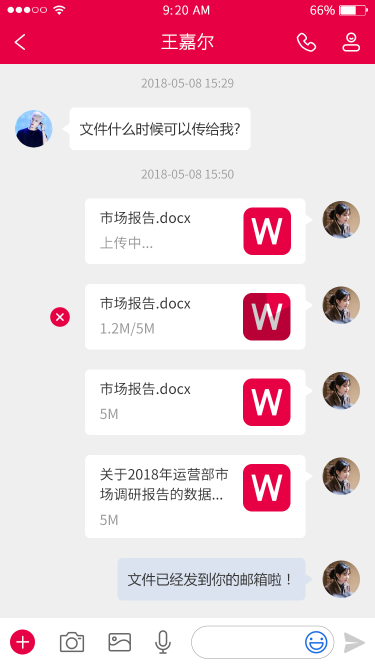
//> input picture MarkOpenCV/x64/Debug/image/test2.jpg, 750 x 1334 px (shown at 1/2 size)
$ ./MarkUtil   (built with g++ and OpenCV 4)
//> lines starting //> are read from the running program, lines starting //| are printed output that depends on the picture; after the words box and inside, x2 and y2 are one past the last pixel; in counts of white or black regions, pixels touching at a corner belong together
#include "stdio.h"
#include "opencv/cv.h"
#include "opencv/highgui.h"
#include <opencv2/opencv.hpp>
#include <tchar.h>
#include <iostream>
#include <fstream>
#include <string.h>
#include <math.h>
#include <list>

#define cvQueryHistValue_2D( hist, idx0, idx1 )   cvGetReal2D( (hist)->bins, (idx0), (idx1) )


using namespace std;
using namespace cv;

string intToString(int v);
int changeSize(int oldSize);
int changeSizeForAndroid(int oldSize);
CvScalar getMainColor(IplImage *src);
bool Screenshot(IplImage* src, IplImage* dst, CvRect rect);
string RGBToHexadecimal(int R, int G, int B);
string DecimalToHexadecimal(int dec);
CvScalar DCD(IplImage* src);
bool hasCross(Rect rectOne, Rect rectTwo);
bool hasCrossOnXAndY(Rect rectOne, Rect rectTwo);


int main(int argc, char** argv)
{
	 // [7 lines of commented-out code are left out]


	string path = "C:/AllFiles/VisualStudioWorkspace/MarkOpenCV/MarkOpenCV/x64/Debug/image/test2.jpg";
	Mat image = imread(path, 1);
//> image is the input picture: 1334 rows x 750 cols, CV_8UC3; mean B, G, R 216.3, 207.5, 235.8
	IplImage imageForWidth = IplImage(image);
	int imageWidth = imageForWidth.width;

	// 灰度图
	Mat gray_image;
	cvtColor(image, gray_image, CV_BGR2GRAY);
	imwrite("grayImage.jpg", gray_image);

	// 二值化：局部自适应二值化函数
	Mat binary_image;
	adaptiveThreshold(gray_image, binary_image, 255, CV_ADAPTIVE_THRESH_MEAN_C, CV_THRESH_BINARY_INV, 17, 15);
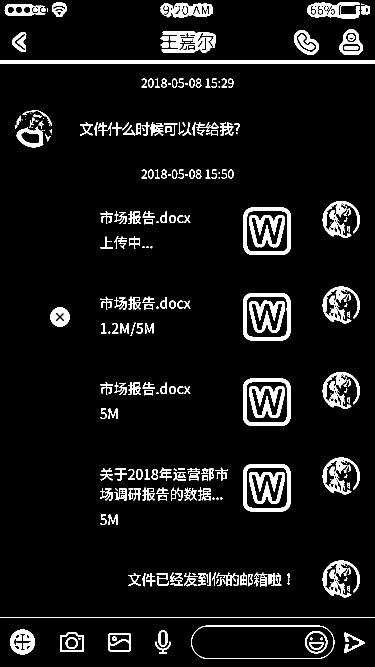
//> binary_image: 1334 rows x 750 cols, CV_8UC1 (shown at 1/2 size); 7.2% white; 311 white regions (80 under 20 px), largest, box (x1, y1, x2, y2) and area: (0, 121, 750, 128) 5250, (323, 62, 432, 106) 2583, (486, 586, 581, 681) 2354
	imwrite("binaryImage.jpg", binary_image);

	// 横向膨胀
	Mat element = getStructuringElement(MORPH_RECT, Size(binary_image.cols / 50, 1));
	Mat dilateImage;
	dilate(binary_image, dilateImage, element);
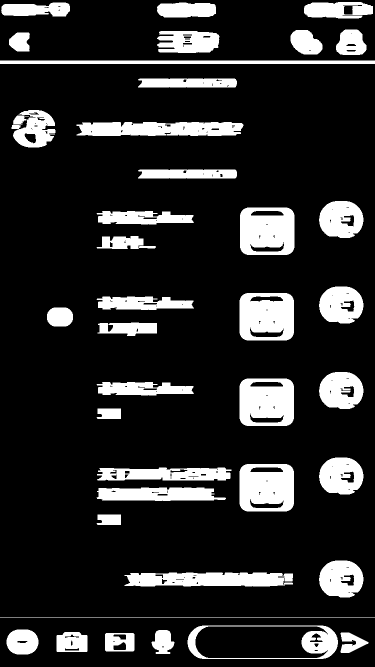
//> dilateImage: 1334 rows x 750 cols, CV_8UC1 (shown at 1/2 size); 16% white; 40 white regions
	imwrite("dilateImage.jpg", dilateImage);

	vector<vector<Point>> contours;
	vector<Vec4i> hierarchy;
	findContours(dilateImage, contours, hierarchy, CV_RETR_EXTERNAL, CV_CHAIN_APPROX_NONE);//CV_RETR_EXTERNAL只检测外部轮廓，可根据自身需求进行调整
//> contours = 40 contours, 1 with area under 20; largest, box (x1, y1, x2, y2) and area: (375, 1251, 676, 1318) 18831, (479, 928, 588, 1023) 9896, (479, 757, 588, 852) 9896, (479, 586, 588, 681) 9896, (480, 415, 589, 510) 9896

	Mat contoursImage(dilateImage.rows, dilateImage.cols, CV_8U, Scalar(255));
	int index = 0;
	vector<Rect> listBigRects;
	for (; index >= 0; index = hierarchy[index][0]) {
		cv::Scalar color(rand() & 255, rand() & 255, rand() & 255);
		// 检测外轮廓
		Rect rect = boundingRect(contours[index]);

		// 添加到列表中，用于做横向标注
		listBigRects.push_back(rect);

		//对外轮廓加矩形框
		//rectangle(contoursImage, rect, Scalar(0, 0, 255), 3);

		int height = rect.height;
		// 假如宽超过高的1.5倍，就当做是文本，需要作转换
		if (height * 1.5f < rect.width)
		{
			if (imageWidth == 750)
			{
				height = changeSize(height);
			}
			else if (imageWidth == 1080)
			{
				height = changeSizeForAndroid(height);
			}
		}
		string pxText = intToString(height) + "px";
		cv::Point point;//特征点，用以画在图像中
		point.x = rect.x + rect.width - 20;//特征点在图像中横坐标
		point.y = rect.y - 10;//特征点在图像中纵坐标
		putText(image, pxText, point, cv::FONT_HERSHEY_SIMPLEX, 0.5, cv::Scalar(0, 255, 0), 2);

		// 画线
		cv::Point pointOne;//特征点，用以画在图像中
		pointOne.x = rect.x + rect.width;//特征点在图像中横坐标
		pointOne.y = rect.y;//特征点在图像中纵坐标
		cv::Point pointTwo;//特征点，用以画在图像中
		pointTwo.x = rect.x + rect.width;//特征点在图像中横坐标
		pointTwo.y = rect.y + rect.height;//特征点在图像中纵坐标
		line(image, pointOne, pointTwo, Scalar(0, 255, 0), 1);
	}
//> this loop made 40 passes
//> (rect, height, buf in intToString, str in intToString, pxText) on passes 1 to 8: (Rect(210, 1266, 59, 37), 36, "36", "36", "36px"), (Rect(681, 1265, 56, 41), 41, "41", "41", "41px"), (Rect(113, 1264, 62, 40), 36, "36", "36", "36px"), (Rect(303, 1260, 46, 48), 48, "48", "48", "48px"), (Rect(13, 1259, 64, 50), 50, "50", "50", "50px"), (Rect(375, 1251, 301, 67), 36, "36", "36", "36px"), (Rect(0, 1234, 750, 1), 22, "22", "22", "22px"), (Rect(249, 1145, 337, 28), 28, "28", "28", "28px")
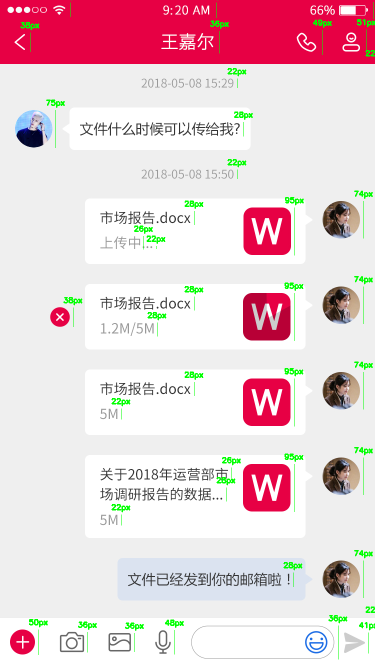
//> image: 1334 rows x 750 cols, CV_8UC3 (shown at 1/2 size); mean B, G, R 213.4, 208, 232.8
//> after the loop, index = -1

	imwrite("contours_image.jpg", contoursImage);
	imwrite("mark_image.jpg", image);


	/*
		==================================================================================
		标注边距
	*/
	Mat imageTwo = imread(path, 1);


	// 灰度图
	Mat gray_imageTwo;
	cvtColor(imageTwo, gray_imageTwo, CV_BGR2GRAY);
	imwrite("grayImage.jpg", gray_imageTwo);

	// //模糊
	//Mat blur_imageTwo;
	//blur(gray_imageTwo, blur_imageTwo, Size(3, 3));
	//imwrite("2.jpg", blur_imageTwo);

	// 二值化：局部自适应二值化函数
	Mat binary_imageTwo;
	adaptiveThreshold(gray_imageTwo, binary_imageTwo, 255, CV_ADAPTIVE_THRESH_MEAN_C, CV_THRESH_BINARY_INV, 17, 15);
	imwrite("binaryImageTwo.jpg", binary_imageTwo);

	// 纵向膨胀
	Mat elementTwo = getStructuringElement(MORPH_RECT, Size(1, binary_imageTwo.rows /  70));
	Mat dilateImageTwo;
	dilate(binary_imageTwo, dilateImageTwo, elementTwo);
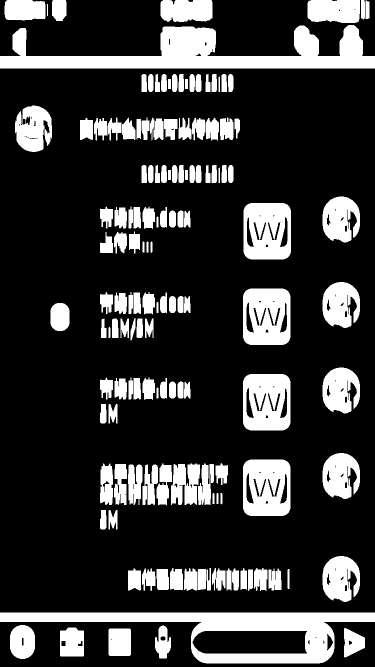
//> dilateImageTwo: 1334 rows x 750 cols, CV_8UC1 (shown at 1/2 size); 21.9% white; 141 white regions
	imwrite("dilateImageTwo.jpg", dilateImageTwo);

	//// 去噪：中值滤波
	//Mat de_noiseTwo = binary_imageTwo.clone();
	//medianBlur(binary_imageTwo, de_noiseTwo, 5);
	//imwrite("4.jpg", de_noiseTwo);

	vector<vector<Point>> contoursTwo;
	vector<Vec4i> hierarchyTwo;
	findContours(dilateImageTwo, contoursTwo, hierarchyTwo, CV_RETR_EXTERNAL, CV_CHAIN_APPROX_NONE);//CV_RETR_EXTERNAL只检测外部轮廓，可根据自身需求进行调整
//> contoursTwo = 141 contours; largest, box (x1, y1, x2, y2) and area: (0, 1225, 750, 1327) 36314, (0, 50, 750, 137) 30034, (486, 919, 581, 1032) 10272, (486, 748, 581, 861) 10272, (486, 577, 581, 690) 10272

	Mat contoursImageTwo(dilateImageTwo.rows, dilateImageTwo.cols, CV_8U, Scalar(255));
	int indexTwo = 0;
	vector<Rect> listRects;
	for (; indexTwo >= 0; indexTwo = hierarchyTwo[indexTwo][0]) {
		cv::Scalar color(rand() & 255, rand() & 255, rand() & 255);
		// 检测外轮廓
		Rect rect = boundingRect(contoursTwo[indexTwo]);
		listRects.push_back(rect);
		//对外轮廓加矩形框
		rectangle(contoursImageTwo, rect, Scalar(0, 0, 255), 3);
	}
//> this loop made 141 passes
//> rect on passes 1 to 8: Rect(217, 1257, 45, 55), Rect(688, 1256, 42, 59), Rect(120, 1255, 48, 58), Rect(310, 1251, 32, 66), Rect(20, 1250, 50, 68), Rect(0, 1225, 750, 102), Rect(496, 1139, 10, 43), Rect(575, 1138, 4, 40)
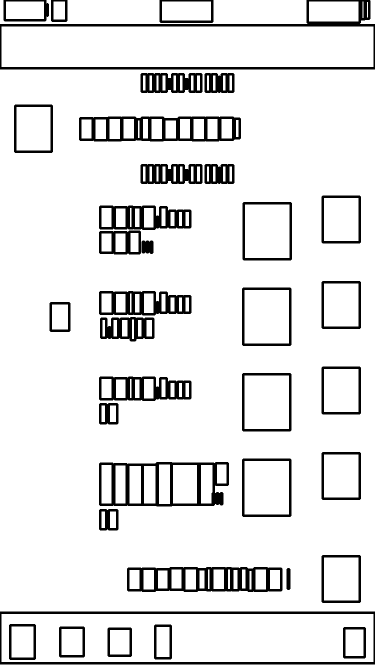
//> contoursImageTwo: 1334 rows x 750 cols, CV_8UC1 (shown at 1/2 size); 90.1% white; 37 black regions, largest, box (x1, y1, x2, y2) and area: (0, 0, 750, 139) 9888, (0, 1223, 750, 1329) 8076, (198, 924, 458, 1013) 7450
//> after the loop, indexTwo = -1; listRects = 141 Rects (x, y, width, height), first 8: [217, 1257, 45, 55], [688, 1256, 42, 59], [120, 1255, 48, 58], [310, 1251, 32, 66], [20, 1250, 50, 68], [0, 1225, 750, 102], [496, 1139, 10, 43], [575, 1138, 4, 40]

	/*
		=====================================================================================
		绘制边界
	*/

	// 查找
	vector<Rect> elementOnEdge;
	for (int i = 0; i < listBigRects.size(); i++)
	{
		Rect rect;
		for (int j = 0; j < listRects.size(); j++)
		{
			if (hasCrossOnXAndY(listBigRects[i], listRects[j]))
			{
				// 空状态，则直接保存
				if (rect.x == 0 && rect.y == 0 && rect.width == 0 && rect.height == 0)
				{
					rect = listRects[j];
				}
				else
				{
					if (listBigRects[i].x <= imageWidth / 2)
					{
						if (rect.x > listRects[j].x)
						{
							rect = listRects[j];
						}
					}
					else
					{
						if ((rect.x + rect.width) < (listRects[j].x + listRects[j].width))
						{
							rect = listRects[j];
						}
					}
				}
			}
		}
		elementOnEdge.push_back(rect);
	}
//> this loop made 40 passes


	/*
		===================================================================================
		绘制最边的元素边距
	*/
	vector<Rect> leftEdgeRects; // 保存所有最左边的元素
	vector<Rect> rightEdgeRects; // 保存所有最右边的元素
	for (int i = 0; i < elementOnEdge.size(); i++)
	{
		bool hasLeftElement = false;
		bool hasRightElement = false;

		for (int j = 0; j < elementOnEdge.size(); j++)
		{
			if (hasCross(elementOnEdge[i], elementOnEdge[j]))
			{
				if (elementOnEdge[i].x <= imageWidth / 2)
				{
					if (elementOnEdge[j].x < elementOnEdge[i].x)
					{
						hasLeftElement = true;
					}
				}
				else
				{
					if ((elementOnEdge[j].x + elementOnEdge[j].width) >(elementOnEdge[i].x + elementOnEdge[i].width))
					{
						hasRightElement = true;
					}
				}
			}
		}

		if (!hasLeftElement && elementOnEdge[i].x <= imageWidth / 2)
		{
			leftEdgeRects.push_back(elementOnEdge[i]);
			// 画线
			cv::Point pointOne;//特征点，用以画在图像中
			pointOne.x = 0;//特征点在图像中横坐标
			pointOne.y = elementOnEdge[i].y + elementOnEdge[i].height / 2;//特征点在图像中纵坐标
			cv::Point pointTwo;//特征点，用以画在图像中
			pointTwo.x = elementOnEdge[i].x;//特征点在图像中横坐标
			pointTwo.y = elementOnEdge[i].y + elementOnEdge[i].height / 2;//特征点在图像中纵坐标
			line(image, pointOne, pointTwo, Scalar(0, 0, 255), 1);

			string pxText = intToString(elementOnEdge[i].x) + "px";
			cv::Point point;//特征点，用以画在图像中
			point.x = pointOne.x;//特征点在图像中横坐标
			point.y = elementOnEdge[i].y + elementOnEdge[i].height / 2 - 20;//特征点在图像中纵坐标
			putText(image, pxText, point, cv::FONT_HERSHEY_SIMPLEX, 0.5, cv::Scalar(0, 0, 255), 2);
		}

		if (!hasRightElement && elementOnEdge[i].x > imageWidth / 2)
		{
			rightEdgeRects.push_back(elementOnEdge[i]);
			// 画线
			cv::Point pointOne;//特征点，用以画在图像中
			pointOne.x = elementOnEdge[i].x + elementOnEdge[i].width;//特征点在图像中横坐标
			pointOne.y = elementOnEdge[i].y + elementOnEdge[i].height / 2;//特征点在图像中纵坐标
			cv::Point pointTwo;//特征点，用以画在图像中
			pointTwo.x = imageWidth;//特征点在图像中横坐标
			pointTwo.y = elementOnEdge[i].y + elementOnEdge[i].height / 2;//特征点在图像中纵坐标
			line(image, pointOne, pointTwo, Scalar(0, 0, 255), 1);

			int width = imageWidth - elementOnEdge[i].x - elementOnEdge[i].width;
			string pxText = intToString(width) + "px";
			cv::Point point;//特征点，用以画在图像中
			point.x = pointOne.x;//特征点在图像中横坐标
			point.y = elementOnEdge[i].y + elementOnEdge[i].height / 2 - 20;//特征点在图像中纵坐标
			putText(image, pxText, point, cv::FONT_HERSHEY_SIMPLEX, 0.5, cv::Scalar(0, 0, 255), 2);
		}
	}
//> this loop made 40 passes
//> (hasLeftElement, hasRightElement, width, buf in intToString, str in intToString, pxText) on passes 9, 14, 18, 23, 28, 40: (false, false, 30, "30", "30", "30px"), (false, false, 30, "30", "30", "30px"), (false, false, 30, "30", "30", "30px"), (false, false, 30, "30", "30", "30px"), (false, false, 30, "30", "30", "30px"), (false, false, 11, "11", "11", "11px")
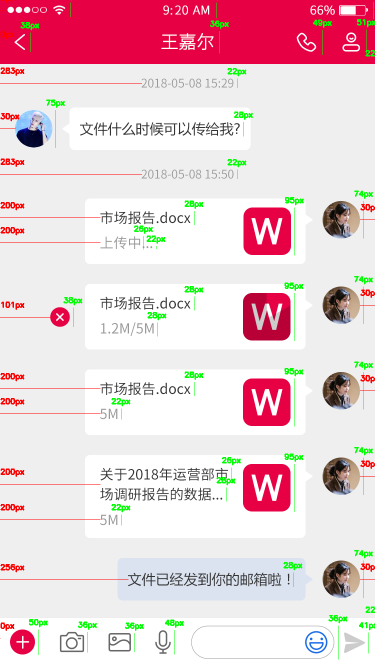
//> image: 1334 rows x 750 cols, CV_8UC3 (shown at 1/2 size); mean B, G, R 211.5, 206.1, 232.9

	/*
		==================================================================================
		绘制中间的元素边距
	*/
	for (int i = 0; i < elementOnEdge.size(); i++)
	{
		// 剔除最边元素
		bool isLeftElement = false;
		for (int left = 0; left < leftEdgeRects.size(); left++)
		{
			if (elementOnEdge[i].x == leftEdgeRects[left].x && elementOnEdge[i].y == leftEdgeRects[left].y &&elementOnEdge[i].width == leftEdgeRects[left].width &&elementOnEdge[i].height == leftEdgeRects[left].height)
			{
				isLeftElement = true;
				break;
			}
		}
		if (isLeftElement)
		{
			continue;
		}
		bool isRightElement = false;
		for (int right = 0; right < rightEdgeRects.size(); right++)
		{
			if (elementOnEdge[i].x == rightEdgeRects[right].x && elementOnEdge[i].y == rightEdgeRects[right].y &&elementOnEdge[i].width == rightEdgeRects[right].width &&elementOnEdge[i].height == rightEdgeRects[right].height)
			{
				isRightElement = true;
				break;
			}
		}
		if (isRightElement)
		{
			continue;
		}

		// 判断旁边是否有小于5像素的元素
		int x = 0;
		for (int j = 0; j < elementOnEdge.size(); j++)
		{
			if (i == j)
			{
				continue;
			}
			if (hasCross(elementOnEdge[i], elementOnEdge[j]))
			{
				if (elementOnEdge[i].x <= imageWidth / 2)
				{
					// 查找左边是否有元素：1、x轴坐标需要大于左边元素的right   2、y轴需要有交叉   3、x轴的长度要大于5
					if (elementOnEdge[j].x + elementOnEdge[j].width < elementOnEdge[i].x && (elementOnEdge[i].x - elementOnEdge[j].x - elementOnEdge[j].width) > 10)
					{
						x = elementOnEdge[j].x + elementOnEdge[j].width;
					}
				}
				else
				{
					// 查找右边是否有元素：1、元素的right需要小于其他元素的x轴   2、y轴需要有交叉   3、x轴的长度要大于5
					if (elementOnEdge[j].x >(elementOnEdge[i].x + elementOnEdge[i].width) && (elementOnEdge[j].x - elementOnEdge[i].x - elementOnEdge[i].width) > 10)
					{
						x = elementOnEdge[j].x;
					}
				}
			}
		}

		if (elementOnEdge[i].x <= imageWidth / 2)
		{
			cv::Point pointOne;//特征点，用以画在图像中
			pointOne.x = x;//特征点在图像中横坐标
			pointOne.y = elementOnEdge[i].y + elementOnEdge[i].height / 2;//特征点在图像中纵坐标
			cv::Point pointTwo;//特征点，用以画在图像中
			pointTwo.x = elementOnEdge[i].x;//特征点在图像中横坐标
			pointTwo.y = elementOnEdge[i].y + elementOnEdge[i].height / 2;//特征点在图像中纵坐标
			line(image, pointOne, pointTwo, Scalar(0, 0, 255), 1);

			int width = elementOnEdge[i].x - x;
			string pxText = intToString(width) + "px";
			cv::Point point;//特征点，用以画在图像中
			point.x = pointOne.x;//特征点在图像中横坐标
			point.y = elementOnEdge[i].y + elementOnEdge[i].height / 2 - 20;//特征点在图像中纵坐标
			putText(image, pxText, point, cv::FONT_HERSHEY_SIMPLEX, 0.5, cv::Scalar(0, 0, 255), 2);
		}
		else
		{
			cv::Point pointOne;//特征点，用以画在图像中
			pointOne.x = elementOnEdge[i].x + elementOnEdge[i].width;//特征点在图像中横坐标
			pointOne.y = elementOnEdge[i].y + elementOnEdge[i].height / 2;//特征点在图像中纵坐标
			cv::Point pointTwo;//特征点，用以画在图像中
			pointTwo.x = x;//特征点在图像中横坐标
			pointTwo.y = elementOnEdge[i].y + elementOnEdge[i].height / 2;//特征点在图像中纵坐标
			line(image, pointOne, pointTwo, Scalar(0, 0, 255), 1);

			int width = x - elementOnEdge[i].x - elementOnEdge[i].width;
			string pxText = intToString(width) + "px";
			cv::Point point;//特征点，用以画在图像中
			point.x = pointOne.x;//特征点在图像中横坐标
			point.y = elementOnEdge[i].y + elementOnEdge[i].height / 2 - 20;//特征点在图像中纵坐标
			putText(image, pxText, point, cv::FONT_HERSHEY_SIMPLEX, 0.5, cv::Scalar(0, 0, 255), 2);
		}
	}
//> this loop made 40 passes
//> (isLeftElement, isRightElement, x, width, buf in intToString, str in intToString, pxText) on passes 13, 17, 19, 21, 22, 24, 27, 30: (false, false, 645, 64, "64", "64", "64px"), (false, false, 645, 64, "64", "64", "64px"), (false, false, 139, 63, "63", "63", "63px"), (false, false, 139, 61, "61", "61", "61px"), (false, false, 645, 64, "64", "64", "64px"), (false, false, 226, 32, "32", "32", "32px"), (false, false, 645, 63, "63", "63", "63px"), (false, false, 104, 56, "56", "56", "56px")
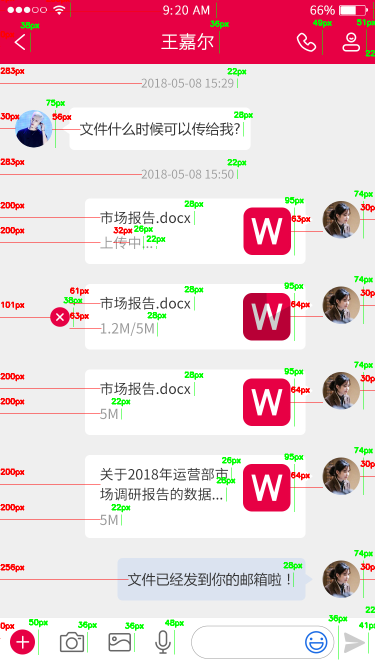
//> image: 1334 rows x 750 cols, CV_8UC3 (shown at 1/2 size); 0.33% of pixels changed, all inside (x1, y1, x2, y2) = (91, 0, 646, 976)

	imwrite("contours_image_two.jpg", contoursImageTwo);
	imwrite("biaozhu_finish.jpg", image);
	imshow("img", image);

	cout << "完成检测";

	/// 等待用户按键
	waitKey();
	return 0;
}

/*
	判断是否在同一水平区域内
*/
bool hasCross(Rect rectOne, Rect rectTwo)
{
	// A位于B上方
	if (rectOne.y < rectTwo.y && (rectOne.y + rectOne.height) < rectTwo.y)
	{
		return false;
	}
	// A位于B下方
	else if (rectOne.y > (rectTwo.y + rectTwo.height))
	{
		return false;
	}
	else
	{
		return true;
	}
}

/*
	判断元素是否横向和纵向都有交集
*/
bool hasCrossOnXAndY(Rect rectOne, Rect rectTwo)
{
	// A位于B上方
	if (rectOne.y < rectTwo.y && (rectOne.y + rectOne.height) < rectTwo.y)
	{
		return false;
	}
	// A位于B下方
	else if (rectOne.y > (rectTwo.y + rectTwo.height))
	{
		return false;
	}
	// A位于B左方
	else if (rectOne.x < rectTwo.x && (rectOne.x + rectOne.width) < rectTwo.x)
	{
		return false;
	}
	// A位于B右方
	else if (rectOne.x > (rectTwo.x + rectTwo.width))
	{
		return false;
	}
	else
	{
		return true;
	}
}

int changeSize(int oldSize)
{
	if (oldSize <= 22)
	{
		return 22;
	}
	else if (oldSize > 22 && oldSize <= 24)
	{
		return 24;
	}
	else if (oldSize > 24 && oldSize <= 26)
	{
		return 26;
	}
	else if (oldSize > 26 && oldSize <= 28)
	{
		return 28;
	}
	else if (oldSize > 28 && oldSize <= 32)
	{
		return 32;
	}
	else
	{
		return 36;
	}
}

// [27 lines left out: function changeSizeForAndroid, not called in this run]

string intToString(int v)
{
	char buf[32] = { 0 };
	snprintf(buf, sizeof(buf), "%u", v);

	string str = buf;
	return str;
}

// [116 lines left out: functions getMainColor, Screenshot, DecimalToHexadecimal, RGBToHexadecimal, not called in this run]
